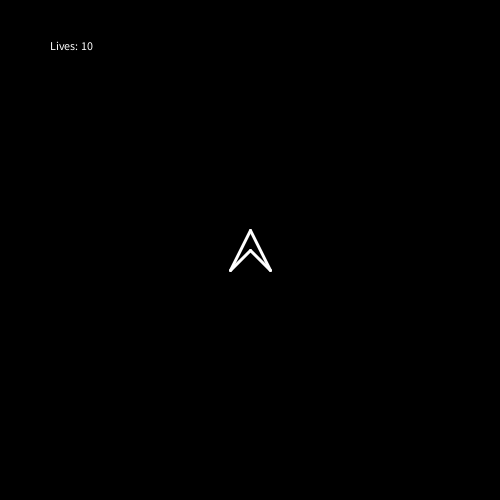
Frame 1 (no input)
Frame 60 (the mouse pressed at the canvas centre just before this capture): identical to frame 1, image omitted
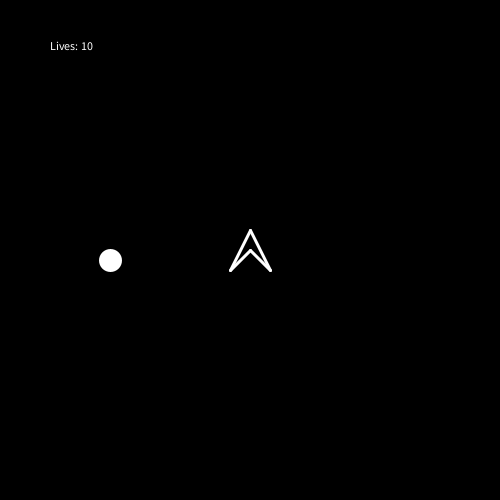
Frame 120 (the mouse held since frame 60 and released just before this capture)

The Processing sketch that drew these frames (run headless with seeded random() and noise(); from frame 60 on, the mouse is pressed at the canvas centre):

// Processing sketch: YASC1_mySoln
// ── YASC1_mySoln.pde
/*Make the following changes!

Instead of moving towards the player, make the enemy follow a random path. 
You can have all the enemies follow a different path. 
To do this each enemy will need its own Path variable as a field in the class rather than using a global path variable like we did in the class.

Every time the Enemy reaches a waypoint, it should fire a bullet in the direction of the the player

If the bullet hits the player, the player can loose a life. 
Only the enemy bullets can damage the player and these should be a different colour to the player bullets.
*/

void setup()
{
  size(500, 500);
  
  // Instiantiating the ship variable
  ship = new Ship(width /2, height / 2, 20);
  ship1 = new Ship(150, 50, 100);
  
 /* PVector a = new PVector(7, 13);
  PVector b = new PVector(25, 3);
  
  float opp = b.x - a.x;
  float adj = b.y - a.y;
  float hyp = sqrt(pow(a.x - b.x, 2) + pow(a.y - b.y, 2));
  
  float theta = atan(opp / adj);
  
  PVector norm = new PVector();
  
  norm = PVector.sub(b, a);
  norm.x /= hyp;
  norm.y /= hyp;
  
  println(norm);
  
  norm = PVector.sub(b, a);
  norm.normalize();
  println(norm);
  
  norm.x = sin(theta);
  norm.y = -cos(theta);
  println(norm);
  */
  
}
// Making a variable called ship of type Ship
Ship ship; // Instances of the Ship class
Ship ship1;

int lives = 3;

ArrayList<Enemy> enemies = new ArrayList<Enemy>();

void draw()
{
  background(0);
  stroke(255);
  strokeWeight(3);
  
  ship.update();
  ship.render();
  
  for(int i = 0 ; i < bullets.size() ; i ++)
  {
    Bullet b = bullets.get(i);
    b.update();
    b.render();
  }
  
  if (frameCount % 60 == 0 && enemies.size()<10)
  {
    Enemy e = new Enemy(-50, random(0, height));
    enemies.add(e);
  }
  
  for(int i = 0 ; i < enemies.size() ; i ++)
  {
    Enemy e = enemies.get(i);
    e.update();
    e.render();
  }
  
  println(bullets.size());
  text("Lives: "+ship.lives, 50,50);
}

boolean[] keys = new boolean[1000];

ArrayList<Bullet> bullets = new ArrayList<Bullet>();

boolean checkKey(int k)
{
  if (keys.length >= k) 
  {
    return keys[k] || keys[Character.toUpperCase(k)];  
  }
  return false;
}

void keyPressed()
{ 
  keys[keyCode] = true;
}
 
void keyReleased()
{
  keys[keyCode] = false; 
}

// ── Bullet.pde
class Bullet
{
  PVector pos;
  PVector forward;
  float theta;
  boolean isPlayerBullet;

  Bullet(float x, float y, float theta, boolean pb)
  {
    pos = new PVector(x, y);
    forward = new PVector(0, -1);
    this.theta = theta;
    isPlayerBullet = pb;
  }

  void update()
  {
    forward.x = sin(theta);
    forward.y = -cos(theta);

    pos.add(PVector.mult(forward, 10));

    if (pos.x < 0 || pos.x > width || pos.y < 0 || pos.y > height)
    {
      bullets.remove(this);
    }

    if (isPlayerBullet)
    {
      for (int i = 0; i < enemies.size (); i ++)
      {
        Enemy e = enemies.get(i);
        if (PVector.dist(pos, e.pos) < 10)
        {
          enemies.remove(e);
          bullets.remove(this);
        }
      }
    } else
    {
      if (PVector.dist(pos, ship.pos) < 10)
      {
        ship.lives --;

        bullets.remove(this);
      }
    }
  }

  void render()
  {
    pushMatrix();

    translate(pos.x, pos.y);
    rotate(theta);
    if (isPlayerBullet) {
      stroke(255, 0, 0); 
   }
   else{
    stroke(255); 
   }
    line(0, -10, 0, 10);
    popMatrix();
  }
}


// ── Enemy.pde
class Enemy
{
  PVector pos;
  PVector forward;
  float speed;
  ArrayList<PVector> waypoints = new ArrayList<PVector>();
  int wayIndex = 0;
  
  Enemy(float x, float y)
  {
    pos = new PVector(x, y);
    forward = new PVector();
    speed = random(1, 8);
    for (int i = 0 ; i < 5 ; i ++)
    {
      waypoints.add(new PVector(random(0, width), random(0, height)));
    }
  }
  
  void render()
  {
    stroke(255);
    fill(255);
    ellipse(pos.x, pos.y, 20, 20);
  }
  
  void update()
  {
    PVector waypoint = waypoints.get(wayIndex);
    
    forward = PVector.sub(waypoint, pos);
    forward.normalize();
    pos.add(PVector.mult(forward, speed));
    
    if (PVector.dist(waypoint, pos) < 10)
    {
      wayIndex = (wayIndex + 1) % waypoints.size();
      //fire bullet at way point
      //calculate angle to ship:
      float theta = atan2(ship.pos.y - pos.y, ship.pos.x - pos.x) + (PI * 0.5f); //???
      
      Bullet b = new Bullet(pos.x, pos.y, theta, false);
      bullets.add(b);
    }
    
//    if (PVector.dist(pos, ship.pos) < 20)
//    {
//      enemies.remove(this);
//    }
  }
  
  
}

// ── Ship.pde
class Ship
{
  // Fields of the Ship class
  // What the ship IS
  PVector pos; // Instances of the PVector
  PVector forward;
  float radius = 25;
  float theta;
  int lives = 10;
  
  // Constructor method
  // A special method that gets called
  // Whenever we make a Ship variable  
  Ship(float x, float y, float radius)
  {
    // this is a reference to the current ship
    // this.x means the x that is
    // part of the ship
    pos = new PVector(x, y);
    forward = new PVector(0, 1);
    this.radius = radius;
    theta = 0;
  }
  
  void update()
  {
    forward.x = sin(theta);
    forward.y = - cos(theta);
    
    if (checkKey('w'))
    {
      pos.add(forward);
    }
    if (checkKey('s'))
    {
      pos.sub(forward);
    }
    if (checkKey('a'))
    {
      theta -=0.1f;
    }
    if (checkKey('d'))
    {
      theta += 0.1f;
    }
    
    if (checkKey(' '))
    {
      PVector inFront = PVector.add(pos, PVector.mult(forward, radius));
      Bullet b = new Bullet(inFront.x, inFront.y, theta, true);
      bullets.add(b);
    }
  }
  
  void render()
  {
    pushMatrix();
    translate(pos.x, pos.y); // Specify them in the opposite order!
    rotate(theta);
    
    line(- radius, radius, 0, - radius);
    line(0, - radius, radius, radius);
    line(radius, radius, 0, 0);
    line(0, 0, - radius, radius);    
    popMatrix();
  }
  
}
